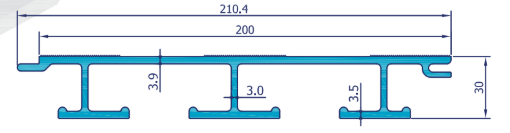
#> input picture data/forras/exlabesa_carroceria/29100.png, 510 x 133 px
$ python -i alvaz_rajzok.py   (imports and definitions only)
#> lines starting #> are read from the running program, lines starting #| are printed output that depends on the picture; after the words box and inside, x2 and y2 are one past the last pixel; in counts of white or black regions, pixels touching at a corner belong together
#> further down, picture is the input picture: shape (133, 510, 3); mean B, G, R 241.6, 235.5, 223.8
"""Alumínium alváz és padló profilok: egységes keresztmetszet-rajzok (etalon: 207315 „I” 108 kereszttartó).

A beszállítói rajzok (Constellium, Exlabesa, Ital Accessori, Alu-SV, ESAL, BODEGA, RE-ALL, nevbol.py …)
stílusa vegyes: körvonalas, szürkével vagy kékkel kitöltött, szkennelt. Ez a szkript mindegyiket az etalon
stílusára hozza:
  * a profil fala tömör fekete (a zárt, vékony falrészek kitöltése – a nagy üregek fehérek maradnak;
    a szkennelt rajzok megszakított (töréssel ábrázolt) falvonalait előbb meghosszabbítjuk, így zárt a körvonal),
  * szürkeárnyalatos, fehér hátterű rajz, a méretvonalak és méretszámok megmaradnak,
  * egységes 1200 × 840-es vászon, középre igazítva,
  * méretarányosan: egy alkategórián belül minden profil ugyanazzal a mm → képpont aránnyal jelenik meg
    (a legnagyobb profil tölti ki a vásznat), így a képeken a profilok egymáshoz mért nagysága valós.
A kész rajz a termék első képe lesz (<slug>-rajz.webp); a 3D képek utána következnek.

Használat: python3 scripts/termekadatok/alvaz_rajzok.py
"""

import json
import sys
from pathlib import Path

import cv2
import numpy as np
from PIL import Image, ImageDraw, ImageFont

sys.path.insert(0, str(Path(__file__).parent))
from common import ENRICHMENT, ROOT, is_protected  # noqa: E402
from profil_vektor import VECTOR, rasterize  # noqa: E402

W, H, MARGIN = 1200, 840, 50
CLEAN_SECOND = {}
# slug -> (alkategória, a profil legnagyobb befoglaló mérete mm-ben – a rajz méretszámai alapján)
PROFILES = {
    "202274-u-100x50x50x5-mm-profil": ("hossztartok", 100),
    "202386-u-130-hossztarto": ("hossztartok", 130),
    "202850-u-130-hossztarto-k": ("hossztartok", 130),
    "202869-u-160x80x80x8-mm-profil": ("hossztartok", 160),
    "203432-u-90x50x50x5-mm-profil": ("hossztartok", 90),
    "203548-u-140x60x60x7-mm-profil": ("hossztartok", 140),
    "205162-u-80x60x5-mm-aluprofil": ("hossztartok", 80),
    "207316-u-90-hossztarto": ("hossztartok", 90),
    "208755-hossztarto-talpas-140-6-magas-120-10-60-8-mm": ("hossztartok", 139.5),  # Constellium 8755 (küldött lap)
    "207317-u-108-hossztarto": ("hossztartok", 108),
    "207327-tl-110-60-60-hossztarto-ex": ("hossztartok", 110),
    "209695-u-110-60-hossztarto-duplanutolt-ex": ("hossztartok", 110),
    "200392-i-90-60-kereszttarto-ex": ("kereszttartok", 90),
    "202387-i-70-kereszttarto": ("kereszttartok", 70),
    "207315-i-108-kereszttarto": ("kereszttartok", 108),
    "207319-i-90-kereszttarto": ("kereszttartok", 90),
    "2073902-i-90-csavarozhato-kereszttarto": ("kereszttartok", 90),
    "206441-i-gerenda-profil-80x60-50x8-6-mm": ("kereszttartok", 80),
    "2018652-18-mm-keretprofil-erositett-elox": ("keret-profilok", 126.5),
    "202388-15-70-mm-keretprofil-elox-cd": ("keret-profilok", 109),
    "203004-30-mm-keretprofil-elox": ("keret-profilok", 124.5),
    "207318-keret-profil-90-18mm-elox": ("keret-profilok", 117.5),
    "203183-250-25-mm-alafutasgatlo-elox-profil": ("alafutasgatlo-profilok", 250),
    "206941-cd-100x30-mm-alafutasgatlo-elox-profil": ("alafutasgatlo-profilok", 100),
    "207833-100x30-mm-alafutasgatlo-elox-profil": ("alafutasgatlo-profilok", 100),
    "208477-cd2-100x30-mm-alafutasgatlo-elox-profil": ("alafutasgatlo-profilok", 100),
    "205535-ives-alafutasgatlo-vegzaro-elox-profil": ("alafutasgatlo-profilok", 100),  # Metra R 7297
    "201094-targonca-utkozo-profil": ("targonca-utkozo", 37.5),
    # Alumínium padló profilok (a kulcs első tagja az alkategória, a lépték alkategóriánként közös)
    "221902-bordazott-padlo-profil-200-40-mm": ("padlo-profilok", 200),
    "226001-zart-padlo-profil-30-200-mm": ("padlo-profilok", 200),  # ESAL 11258
    "227543-30-padlo-profil-200-mm": ("padlo-profilok", 200),
    "227543-30-padlo-profil-200-mm-elox": ("padlo-profilok", 200),
    "222910-30-padlo-profil-200-mm-exl": ("padlo-profilok", 210.4),  # Exlabesa EXL-29100
    "226821-21-padlo-profil-200-mm": ("padlo-profilok", 238),  # BODEGA TB48968 (küldött műhelyrajz)
    "225630-55-padlo-profil-250-mm-zart": ("padlo-profilok", 283),  # Exlabesa EXL-5630 (a 250-es lapon túl a szélső hornyok)
    "222233-rampa-szego-g-profil": ("rampa-profilok", 80),
    "220192-also-rampa-indito-profil": ("rampa-profilok", 120),  # Profilpol 22.21.88168
    "220190-rampa-felso-zaro-profil-225-30-mm": ("rampa-profilok", 225),  # Profilpol 22.21.0679
    "203492-autoszallito-padlo-keret-profil-30-mm": ("autoszallito-profilok", 130),
    "207776-30-padlo-profil-220-mm-ex": ("autoszallito-profilok", 233.5),
    # Alumínium sarok oszlopok: a 6613553 mintájára egyenként a vászonra illesztve (FIT_EACH); a mm érték itt csak
    # a falvastagság-küszöbhöz (WALL_MM) kell – a profil legnagyobb befoglaló mérete
    "661090-midi-elso-oszlop-lift-elox-135": ("sarok-oszlopok", 167),
    "6612225-elso-oszlop-90-70-alu-elox-d": ("sarok-oszlopok", 90),
    "6612226-hatso-oszlop-128-35-alu-elox-d": ("sarok-oszlopok", 128),
    "6613365-al-eco-merevito-profil-natur": ("sarok-oszlopok", 116),
    "6613366-al-eco-120-mm-kulso-palast-profil-elox": ("sarok-oszlopok", 120),
    "6613553-mini-hatso-oszlop-elox-111-mm": ("sarok-oszlopok", 111),
    "6613554-mini-hatso-oszlop-elox-110-166": ("sarok-oszlopok", 166),
    "6613555-mini-hatso-oszlop-hn-elox-110-138": ("sarok-oszlopok", 138),
    "6613575-mini-elso-100-alu-oszlop-elox": ("sarok-oszlopok", 100),
    "6613576-mini-elso-flat-alu-oszlop-elox": ("sarok-oszlopok", 143.5),
    "6614358-midi-hatso-u-szegos-oszlop-elox": ("sarok-oszlopok", 227.5),
    "66177137-max-os-elso-elox-oszlop-3150-mm": ("sarok-oszlopok", 177),
    "66177147-max-os-elso-elox-oszlop-3000-mm": ("sarok-oszlopok", 177),
    "66177300-max-os-elso-elox-oszlop-3300-mm": ("sarok-oszlopok", 177),
    "662000-midi-hatso-lift-oszlop-elox": ("sarok-oszlopok", 214),
    "6635245-max-os-hatso-elox-oszlop-3000-mm": ("sarok-oszlopok", 265),
    "6635255-max-os-hatso-elox-oszlop-3150-mm": ("sarok-oszlopok", 265),
    "6635300-max-os-hatso-elox-oszlop-3300-mm": ("sarok-oszlopok", 265),
    "6639604-max-hatso-oszlop-exl-elox": ("sarok-oszlopok", 257.5),
    "6639692-max-elso-oszlop-exl-elox": ("sarok-oszlopok", 175),
    "663980-midi-elso-oszlop-flat-elox-246": ("sarok-oszlopok", 246),
    "66k0800-alu-zartszelveny-80x35-4r-elox": ("sarok-oszlopok", 80),
    # Ponyvás oldalfal profilok és szegők (az álló rajzok fekvőre forgatva, l. ROTATE)
    "227045-koztes-ponyvas-200-mm-elox-profil": ("25-mm-vastag-oldalfal-rendszerek", 208),
    "227045-n-koztes-ponyvas-200-mm-profil": ("25-mm-vastag-oldalfal-rendszerek", 208),
    "227046-koztes-200-mm-elox-profil": ("25-mm-vastag-oldalfal-rendszerek", 217),
    "227046-n-koztes-200-mm-profil": ("25-mm-vastag-oldalfal-rendszerek", 217),
    "227046-ck10-koztes-200-mm-elox-profil": ("25-mm-vastag-oldalfal-rendszerek", 222),
    "227047-felso-200-mm-elox-profil": ("25-mm-vastag-oldalfal-rendszerek", 217.2),
    "227047-n-felso-200-mm-profil": ("25-mm-vastag-oldalfal-rendszerek", 217.2),
    "227783-also-szakallas-200-mm-elox-profil": ("25-mm-vastag-oldalfal-rendszerek", 217),
    "227784-also-tomiteses-200-mm-elox-profil": ("25-mm-vastag-oldalfal-rendszerek", 210),
    "227785-koztes-100-mm-elox-profil": ("25-mm-vastag-oldalfal-rendszerek", 110),
    "227948-also-tomiteses-100-mm-elox-profil": ("25-mm-vastag-oldalfal-rendszerek", 108),
    "228197-also-szakallas-100-mm-elox-profil": ("25-mm-vastag-oldalfal-rendszerek", 117),
    "228240-felso-100-mm-elox-profil": ("25-mm-vastag-oldalfal-rendszerek", 116),
    "223350-350-mm-mono-profil-szakalas-elox": ("25-mm-mono-profilok", 363),
    "223367-400-mm-peremes-monoprofil-elox": ("25-mm-mono-profilok", 415),
    "225549-400-mm-peremes-oldalfal-elox": ("25-mm-mono-profilok", 413),
    "226830-300-mm-mono-profil-elox": ("25-mm-mono-profilok", 315),
    "227075-200-mm-mono-profil-teli-szakalas-elox": ("25-mm-mono-profilok", 222),
    "220326-u-25-mm-szego-profil-elox-m": ("szego-profilok", 40),
    "220326-n-u-25-mm-szego-profil-m": ("szego-profilok", 40),
    "222020-h-szego-kiugros-25-mm-elox": ("szego-profilok", 59),
    "222528-u-szego-zartszelveny-erositessel-25-mm-elox": ("szego-profilok", 70.4),
    "226915-30-mm-szego-profil-elox": ("szego-profilok", 64),
    "226915-n-30-mm-u-szego-profil": ("szego-profilok", 40),
    "228153-u-25-mm-szego-profil-elox-b": ("szego-profilok", 42),
    "243240-billencs-kozepso-200x40-mm": ("aluminium-billencs-oldalfalak", 221),
    "245085-bill-u-szego-30-mm-40-60-elox": ("aluminium-billencs-oldalfalak", 60),
    "245240-billencs-also-200x40-mm": ("aluminium-billencs-oldalfalak", 236),
    "247152-bill-felso-profil-200-30-mm-elox": ("aluminium-billencs-oldalfalak", 230),
    "247158-billencs-kozepso-200x30-mm-profil": ("aluminium-billencs-oldalfalak", 202),
    "247162-bill-koztes-profil-100-30-mm-elox": ("aluminium-billencs-oldalfalak", 204),
    "247174-bill-also-hosszu-szakalas-profil-150-30-elox": ("aluminium-billencs-oldalfalak", 172),
    "247180-billencs-also-profil-200-45-mm-30-mm-elox": ("aluminium-billencs-oldalfalak", 262),
    "247243-billencs-felso-200x40-mm": ("aluminium-billencs-oldalfalak", 231),
}
# szkennelt rajzok megszakított falvonalai: (x0, y0, x1, y1, vastagság) a forráskép képpontjaiban
REPAIR = {
    "202387-i-70-kereszttarto": [(523, 150, 523, 530, 5), (566, 150, 566, 530, 5)],  # a gerinc törésjele
    "202388-15-70-mm-keretprofil-elox-cd": [(165, 300, 166, 1218, 4), (196, 300, 198, 1218, 4),  # a hosszú szár (nyújtás után)
                                            (665, 317, 978, 319, 4)],  # a vízszintes szár szakadozott felső vonala
}
# méretezés nélküli forrásrajzok: a fő befoglaló méretek (szélesség, magasság) felrajzolása – a profil
# befoglalója a forrásképen (x0, y0, x1, y1) és a méretszámok; 203183: ESAL 13183 „Parabici da 250 mm”, 250 × 25
DIMS = {"203183-250-25-mm-alafutasgatlo-elox-profil": ((26, 119, 974, 214), "250", "25"),
        # sarokoszlopok: a szkennelt / halvány rajzok apró méretezése (ERASE) helyett a fő befoglaló méretek
        "6612225-elso-oszlop-90-70-alu-elox-d": ((97, 20, 990, 650), "90", "70"),
        "6612226-hatso-oszlop-128-35-alu-elox-d": ((20, 112, 862, 325), "128", "35"),
        "6639604-max-hatso-oszlop-exl-elox": ((12, 12, 910, 130), "257,5", "35"),
        "6639692-max-elso-oszlop-exl-elox": ((88, 15, 915, 648), "175", "133,5"),
        # 227046-ck10: a Constellium-rajz apró feliratú, messze futó méretvonala (ERASE) helyett; a forgatás után felül
        "227046-ck10-koztes-200-mm-elox-profil": ((245, 24, 373, 977), "", "(222,03)")}
# régi segédvonalas szkennelt rajzok tisztán újrarajzolva a gyártói méretekből (profil_vektor.py) és a fő
# méretek; mindkét kép (tömör és körvonalas) így készül. (szélesség mm, magasság mm, a szélesség csak a felső részé)
CLEAN = {"202388-15-70-mm-keretprofil-elox-cd": ("40", "109", 40), "226915-n-30-mm-u-szego-profil": ("35,5", "40", 35.5)}
# apró, olvashatatlan méretezésű rajzok: csak a profil marad meg (a régi méretvonalak nélkül), és az etalon
# stílusában új fő méretek kerülnek rá: (szélesség mm, magasság mm)
# (szélesség, magasság, a szélesség-méret jobb végének távolsága a profil jobb szélétől mm-ben)
REDIM = {"227543-30-padlo-profil-200-mm": ("200", "30", 5), "227543-30-padlo-profil-200-mm-elox": ("200", "30", 5),
         "226001-zart-padlo-profil-30-200-mm": ("200", "30", 15),
         # mono oldalfalak (Metra, BODEGA, ESAL): a méretszámok a forrásrajzon olvashatatlanul aprók; a lépték a
         # profil teljes szélességéből (PROFILES) – a 4. tag jelzi
         "223350-350-mm-mono-profil-szakalas-elox": ("350", "25", 0, True),
         "223367-400-mm-peremes-monoprofil-elox": ("400", "25", 0, True),
         "226830-300-mm-mono-profil-elox": ("300", "25", 0, True),
         "225549-400-mm-peremes-oldalfal-elox": ("400", "25", 13, True),
         "227075-200-mm-mono-profil-teli-szakalas-elox": ("200", "25", 0, True),
         "222910-30-padlo-profil-200-mm-exl": ("200", "30", 0, True),  # EXL-29100: kis felbontású lapkép
         "225630-55-padlo-profil-250-mm-zart": ("250", "54,5", 0, True),  # EXL-5630
         "226821-21-padlo-profil-200-mm": ("238", "21", 0, True),  # TB48968: csak a fő befoglaló méretek
}
# színes kitöltésű rajzok, amelyeken a méretnyilak a falhoz tapadnak: csak a (világoskék) kitöltés és 1 px-es
# környezete (a körvonal) marad, feketén – a méretvonalak és feliratok törlődnek, a méreteket a REDIM rajzolja újra
FILL_ONLY = {"222910-30-padlo-profil-200-mm-exl", "225630-55-padlo-profil-250-mm-zart"
}
# kis felbontású forrásképek nagyítása a feldolgozás előtt (a vékony falak így nem tűnnek el)
UPSCALE = {"227075-200-mm-mono-profil-teli-szakalas-elox": 3, "222910-30-padlo-profil-200-mm-exl": 4,
           "225630-55-padlo-profil-250-mm-zart": 4}
# Constellium rajzok: a forrás a constellium.py profilkiválasztása (csak a profil körvonala, a méretek nélkül)
CONSTELLIUM = {"227543-30-padlo-profil-200-mm": "7543", "227543-30-padlo-profil-200-mm-elox": "7543"}
# törésvonallal rövidítve rajzolt profilok valós arányra nyújtása: (sor, beszúrt sorok száma) – a beszúrt
# sorok a megadott sor másolatai; 202388: a [40] szélesség 498 px (12,45 px/mm), így a [109] magasság 1357 px
STRETCH = {"202388-15-70-mm-keretprofil-elox-cd": (620, 518)}
# a gerincbe lógó régi méretszám törlése (fehérrel), mielőtt a falvonalakat meghúzzuk: (x0, y0, x1, y1)
ERASE = {"202387-i-70-kereszttarto": [(498, 222, 590, 256)],
         # 206941: a jobb fal mélyítése mellett futó felesleges vonal, a bal fal és a horony kívülre lógó jelölései
         "206941-cd-100x30-mm-alafutasgatlo-elox-profil": [(273, 372, 282, 500), (8, 480, 27, 510), (133, 598, 150, 616),
                                                           (138, 226, 186, 237), (248, 226, 272, 237)],  # + a bordázat fölötti körjelölés
         "227046-n-koztes-200-mm-profil": [(600, 50, 760, 210)],  # az Alu-SV „N” (natúr) jelölése
         # sarokoszlopok: a régi (apró) méretvonalak és számok – helyettük új fő méretek (DIMS)
         "6612225-elso-oszlop-90-70-alu-elox-d": [(0, 0, 92, 745), (0, 656, 1000, 745), (980, 355, 1000, 745),
                                                  (92, 644, 150, 656)],  # a [70] méret alsó segédvonalának csonkja
         "6612226-hatso-oszlop-128-35-alu-elox-d": [(0, 0, 1000, 108), (868, 108, 1000, 340)],
         "6639604-max-hatso-oszlop-exl-elox": [(915, 0, 1000, 218), (0, 135, 1000, 218), (45, 33, 90, 118),
                                                (490, 70, 514, 94), (620, 95, 660, 117)],
         "6639692-max-elso-oszlop-exl-elox": [(0, 0, 86, 729), (0, 652, 980, 729), (918, 490, 980, 652), (755, 498, 918, 506),
                                               (254, 312, 295, 342), (366, 447, 402, 500), (366, 512, 385, 540),
                                               (360, 575, 410, 626), (655, 468, 680, 500), (655, 515, 670, 532), (752, 556, 795, 580)],
         # 6613575: a 35-ös méret segédvonala a profil ívelt aljával zárt sávot alkotna (befeketedne)
         "6613575-mini-elso-100-alu-oszlop-elox": [(515, 418, 630, 425)],
         # 226821: a lapra tapadó méretnyíl, a felületjelölő pöttyök és a tengelyjelölő „X” (300 dpi-s kivágás)
         "226821-21-padlo-profil-200-mm": [(445, 233, 470, 265), (497, 234, 518, 280), (643, 332, 662, 352), (678, 333, 700, 354),
                                           (683, 380, 708, 405), (1154, 275, 1176, 305)],
         "208755-hossztarto-talpas-140-6-magas-120-10-60-8-mm": [(410, 834, 555, 896)],  # a talp alatti „8” méret (zárt sávja befeketedne)
         "228153-u-25-mm-szego-profil-elox-b": [(0, 580, 428, 686)],  # „TB28153 724 gr./ml.”
         "227046-ck10-koztes-200-mm-elox-profil": [(0, 0, 244, 1000), (244, 15, 282, 34)],  # a régi méretvonal
}
# a falrészeket apró jelölések darabolják, ezért itt minden vékony zárt rész kitöltendő (a számjegyek belseje nincs benne)
FILL_ALL = {"206941-cd-100x30-mm-alafutasgatlo-elox-profil": (20, 230, 285, 990)}
# szkennelési fehér pöttyök a tömör falban: a dobozon belül morfológiai zárás (x0, y0, x1, y1, kernel px)
CLOSE_BOX = {"208755-hossztarto-talpas-140-6-magas-120-10-60-8-mm": [(445, 55, 495, 155, 11)],
             # szkennelt körvonalas sarokoszlopok: a fal két vonala közti rés kitöltése a profil területén
             "6612225-elso-oszlop-90-70-alu-elox-d": [(90, 15, 995, 655, 13)],
             "6612226-hatso-oszlop-128-35-alu-elox-d": [(15, 108, 866, 330, 19)]}  # a profil területe (x0, y0, x1, y1)
# álló rajzok fekvőre forgatása (np.rot90 k: 1 = balra, -1 = jobbra), hogy kitöltsék a fekvő vásznat; az irány
# olyan, hogy a rajz fő (hosszanti) méretszáma olvasható legyen
ROTATE = {"227046-ck10-koztes-200-mm-elox-profil": -1, "223350-350-mm-mono-profil-szakalas-elox": -1,
          "223367-400-mm-peremes-monoprofil-elox": -1, "225549-400-mm-peremes-oldalfal-elox": -1,
          "226830-300-mm-mono-profil-elox": -1, "247152-bill-felso-profil-200-30-mm-elox": 1,
          "247158-billencs-kozepso-200x30-mm-profil": 1, "247162-bill-koztes-profil-100-30-mm-elox": 1,
          "247174-bill-also-hosszu-szakalas-profil-150-30-elox": 1, "247180-billencs-also-profil-200-45-mm-30-mm-elox": 1}
# a forráskép közvetlenül a veszteségmentes eredeti kivágásból (nem a termék webp-képéből)
SOURCE_FILE = {"222910-30-padlo-profil-200-mm-exl": "data/forras/exlabesa_carroceria/29100.png",
               "225630-55-padlo-profil-250-mm-zart": "data/forras/exlabesa_carroceria/5630.png"}
# vonalkázott metszetű műhelyrajzok: a vonalkázás kis zárt celláinak kitöltése, a vékony méret-, szaggatott és
# segédvonalak leválasztása (nyitás), csak a profil marad; a lap teteje fölé nyúló segédvonal-csonkok levágva.
# A termék képei közül az eredeti (zsúfolt) műhelyrajz kimarad.
HATCHED = {"226821-21-padlo-profil-200-mm"}
# kis felbontású forrásképek helyett nagyobb felbontású kivágás a beszállítói PDF-ből:
# slug -> (modul, oldal, kivágás [pt], dpi); 225549: a „TB25549 4116 gr./ml.” felirat nélkül
HIRES = {"223350-350-mm-mono-profil-szakalas-elox": ("metra", 22, (305, 95, 420, 672), 600),
         "223367-400-mm-peremes-monoprofil-elox": ("metra", 24, (190, 68, 318, 706), 600),
         "226830-300-mm-mono-profil-elox": ("metra", 21, (110, 135, 250, 643), 600),
         "225549-400-mm-peremes-oldalfal-elox": ("bodega", 7, (145, 95, 252, 752), 600)}
# a hosszú, vékony (oldalfal) profiloknál a rajz méretéhez mért küszöb a kamrákat és a méretvonalak melletti
# sávokat is kitöltené: itt a kitöltendő fal legnagyobb vastagsága mm-ben adott (alkategóriánként)
WALL_MM = {"25-mm-vastag-oldalfal-rendszerek": 4, "25-mm-mono-profilok": 4, "szego-profilok": 4,
           "aluminium-billencs-oldalfalak": 4, "sarok-oszlopok": 5}
# termékenkénti eltérés a kitöltendő falvastagságtól (mm)
WALL_SLUG = {"66k0800-alu-zartszelveny-80x35-4r-elox": 1}  # tömör falú forrás: a segédvonalak mellé ne töltsön
# szkennelt, hullámos falú rajzok: erősebb egyenesítés, tengelyre igazított élek
SNAP = {"6612225-elso-oszlop-90-70-alu-elox-d", "6612226-hatso-oszlop-128-35-alu-elox-d"}
# halvány (szürke vonalas) forrásrajzok besötétítése a feldolgozás előtt
DARKEN = {"6639604-max-hatso-oszlop-exl-elox", "6639692-max-elso-oszlop-exl-elox"}
# alkategóriák, ahol nem közös a lépték: minden rajz egyenként tölti ki a vásznat (a Quadris kérése: 6613553 mintájára)
FIT_EACH = {"sarok-oszlopok"}
# a kitöltés által eltakart méretszámok újraírása: (szöveg, x, y közép) a forráskép képpontjaiban
LABELS = {
    "202387-i-70-kereszttarto": [("[50]", 700, 245)],  # eredetileg a gerincen belül állt
}
# az etalon (eredeti) rajz marad: a méretaránynál számít, de nem készül belőle új kép
KEEP_ORIGINAL = {"207315-i-108-kereszttarto"}
CACHE = ROOT / ".cache" / "alvaz_rajzok"  # a forrásrajzok másolata (a kimenet külön fájl, de biztos, ami biztos)


# [8 lines left out: function load, not called in this run]


# a nagyobb felbontású szkennelt rajzok vastagabb falúak (képpontban) – itt nagyobb falvastagságig töltünk
THICK = {"202387-i-70-kereszttarto": 0.05, "202388-15-70-mm-keretprofil-elox-cd": 0.05,
         "220190-rampa-felso-zaro-profil-225-30-mm": 0.004,
         "6612225-elso-oszlop-90-70-alu-elox-d": 0.05, "6612226-hatso-oszlop-128-35-alu-elox-d": 0.05}  # szken: szakadások bezárása  # tömör forrásrajz: a C-horony üres marad


def normalize(rgb, thick=0.03, fill_all=None, rmax=None, snap=False):
    """Szürkeárnyalatos, tömör fekete falú rajz + a profil (vastag részek) befoglaló mérete képpontban."""
#> called with thick = 0.03, snap = False
    L = rgb.mean(axis=2)
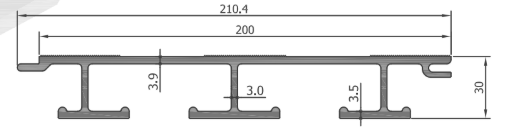
#> L: shape (133, 510) float64; min 61, max 255, mean 233.6
    sat = rgb.max(axis=2) - rgb.min(axis=2)
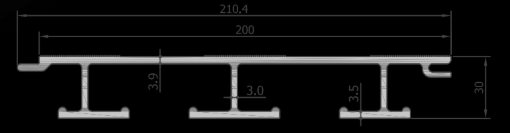
#> sat: shape (133, 510); min 0, max 198, mean 17.7
    ink = (L < 170) | ((sat > 60) & (L < 235))  # vonal vagy színes kitöltés
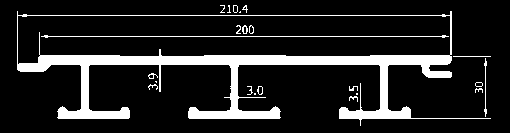
#> ink: shape (133, 510) bool; 13.8% white; 23 white regions (9 under 20 px), largest, box (x1, y1, x2, y2) and area: (17, 11, 491, 126) 8484, (41, 35, 449, 38) 422, (484, 58, 487, 117) 75
    ys, xs = np.where(ink)
#> ys = 9356 values from 5 to 125; xs = 9356 values, max 490 at index 1880, min 17 at index 50, mean 245
    size = max(xs.max() - xs.min(), ys.max() - ys.min())
#> size = 473
    # zárt fehér/világos területek: a vékonyak (profilfal) kitöltendők, a nagyok (üreg, méretvonal-keret) nem
    if thick > 0.03:  # szkennelt rajz: az 1–2 képpontos szakadások bezárása
        ink = cv2.morphologyEx(ink.astype(np.uint8), cv2.MORPH_CLOSE, cv2.getStructuringElement(cv2.MORPH_ELLIPSE, (5, 5))) > 0
    free = (~ink).astype(np.uint8)
    n, lab, stats, _ = cv2.connectedComponentsWithStats(free, connectivity=4)
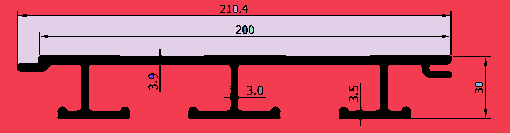
#> lab: shape (133, 510) int32; 10 distinct labels, from 0 to 9; one colour per label, 0 black
#> n = 10; stats = [[17, 5, 474, 121, 9356], [0, 0, 510, 133, 41769], [234, 6, 3, 6, 18], [244, 7, 2, 2, 3], [18, 16, 432, 48, 16607], [250, 26, 3, 7, 17], [244, 27, 2, 6, 12], [149, 75, 4, 3, 10], [476, 83, 6, 3, 18], [259, 87, 3, 7, 20]]
    dist = cv2.distanceTransform(free, cv2.DIST_L2, 3)
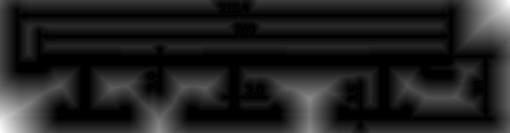
#> dist: shape (133, 510) float32; min 0, max 60.65, mean 8; drawn with min black and max white
    fill = np.zeros_like(ink)
    h, w = ink.shape
    for i in range(1, n):
        x, y, bw, bh, area = stats[i]
        if x == 0 or y == 0 or x + bw >= w or y + bh >= h:
            continue  # a háttér
        comp = lab == i
        r = dist[comp].max()
        inside = fill_all and fill_all[0] <= x and x + bw <= fill_all[2] and fill_all[1] <= y and y + bh <= fill_all[3]
        if r < (thick * size if rmax is None else rmax) and (area / max(r, 1) ** 2 > 10 or (inside and area > 8)):
            fill |= comp
#> this loop made 9 passes
#> (x, y, bw, bh, area, r) on passes 4, 9: (18, 16, 432, 48, 16607, 11.46), (259, 87, 3, 7, 20, 1.91)
#> pass 2, in normalize, `comp = lab == i`:
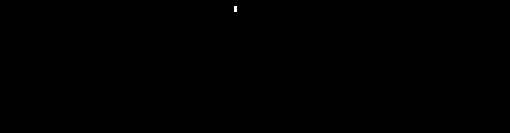
#> comp: shape (133, 510) bool; 0.03% white; 1 white region (1 under 20 px)
#> after the loop:
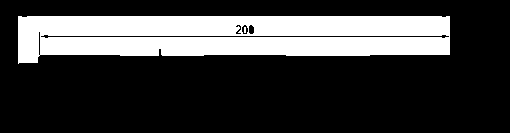
#> fill: shape (133, 510) bool; 24.5% white; 2 white regions (1 under 20 px), largest, box (x1, y1, x2, y2) and area: (18, 16, 450, 64) 16607
    out = L.copy()
    out = np.clip((out - 40) * 255 / (215 - 40), 0, 255)  # világos szürke háttér -> fehér, vonalak sötétebbre
    out[fill] = 0
#> (the rest of the program and of its run is left out)
